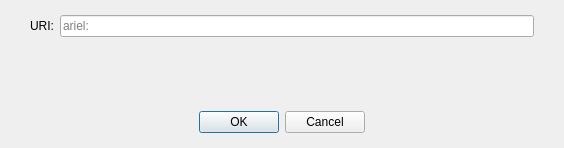
<?xml version="1.0" encoding="UTF-8"?>
<ui version="4.0">
 <class>OpenURIDialog</class>
 <widget class="QDialog" name="OpenURIDialog">
  <property name="geometry">
   <rect>
    <x>0</x>
    <y>0</y>
    <width>564</width>
    <height>148</height>
   </rect>
  </property>
  <property name="windowTitle">
   <string>Open ariel URI</string>
  </property>
  <layout class="QVBoxLayout" name="verticalLayout">
   <property name="leftMargin">
    <number>0</number>
   </property>
   <property name="topMargin">
    <number>15</number>
   </property>
   <property name="rightMargin">
    <number>0</number>
   </property>
   <property name="bottomMargin">
    <number>0</number>
   </property>
   <item>
    <layout class="QHBoxLayout" name="horizontalLayout">
     <property name="leftMargin">
      <number>30</number>
     </property>
     <property name="rightMargin">
      <number>30</number>
     </property>
     <item>
      <widget class="QLabel" name="label">
       <property name="text">
        <string>URI:</string>
       </property>
      </widget>
     </item>
     <item>
      <widget class="QValidatedLineEdit" name="uriEdit">
       <property name="placeholderText">
        <string notr="true">ariel:</string>
       </property>
      </widget>
     </item>
    </layout>
   </item>
   <item>
    <spacer name="verticalSpacer">
     <property name="orientation">
      <enum>Qt::Vertical</enum>
     </property>
     <property name="sizeHint" stdset="0">
      <size>
       <width>20</width>
       <height>40</height>
      </size>
     </property>
    </spacer>
   </item>
   <item>
    <widget class="QWidget" name="buttonsContainerWhite" native="true">
     <layout class="QHBoxLayout" name="horizontalLayout_2">
      <property name="leftMargin">
       <number>30</number>
      </property>
      <property name="topMargin">
       <number>15</number>
      </property>
      <property name="rightMargin">
       <number>30</number>
      </property>
      <property name="bottomMargin">
       <number>15</number>
      </property>
      <item>
       <widget class="QDialogButtonBox" name="buttonBox">
        <property name="orientation">
         <enum>Qt::Horizontal</enum>
        </property>
        <property name="standardButtons">
         <set>QDialogButtonBox::Cancel|QDialogButtonBox::Ok</set>
        </property>
        <property name="centerButtons">
         <bool>true</bool>
        </property>
       </widget>
      </item>
     </layout>
    </widget>
   </item>
  </layout>
 </widget>
 <customwidgets>
  <customwidget>
   <class>QValidatedLineEdit</class>
   <extends>QLineEdit</extends>
   <header>qt/qvalidatedlineedit.h</header>
  </customwidget>
 </customwidgets>
 <resources/>
 <connections>
  <connection>
   <sender>buttonBox</sender>
   <signal>accepted()</signal>
   <receiver>OpenURIDialog</receiver>
   <slot>accept()</slot>
   <hints>
    <hint type="sourcelabel">
     <x>248</x>
     <y>254</y>
    </hint>
    <hint type="destinationlabel">
     <x>157</x>
     <y>274</y>
    </hint>
   </hints>
  </connection>
  <connection>
   <sender>buttonBox</sender>
   <signal>rejected()</signal>
   <receiver>OpenURIDialog</receiver>
   <slot>reject()</slot>
   <hints>
    <hint type="sourcelabel">
     <x>316</x>
     <y>260</y>
    </hint>
    <hint type="destinationlabel">
     <x>286</x>
     <y>274</y>
    </hint>
   </hints>
  </connection>
 </connections>
</ui>
